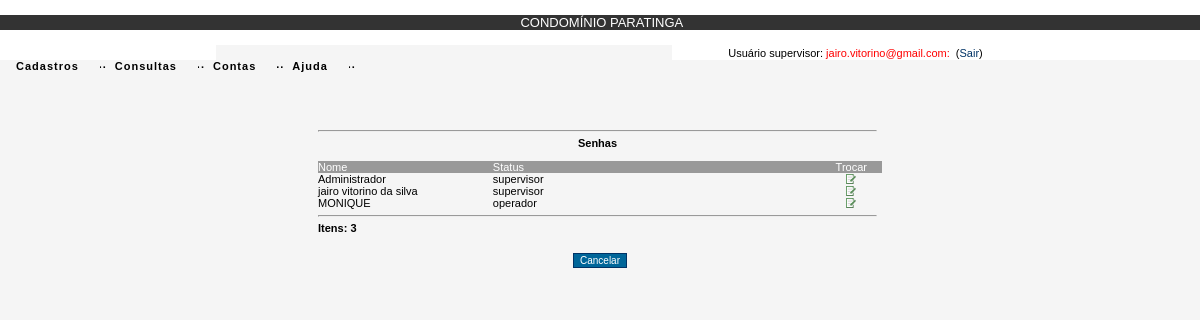
/senha_lista.php (signed in), run on an earlier commit of the app's database.
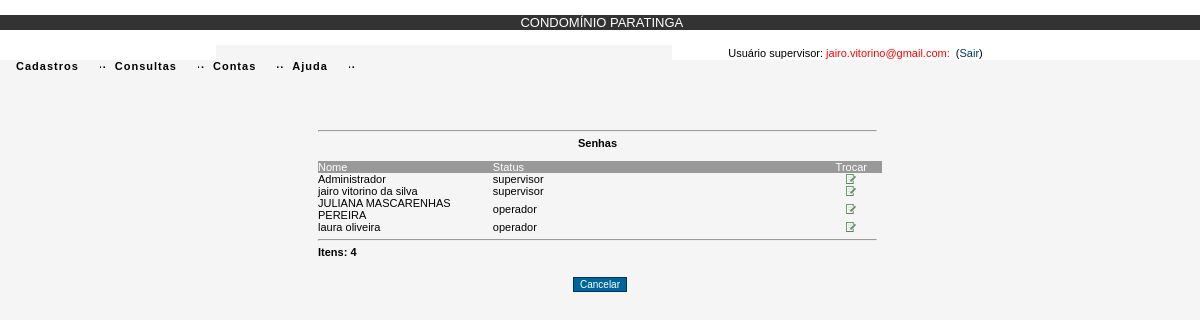
And on a later commit of the database.
### tables this page shows
CREATE TABLE IF NOT EXISTS `usuarios` (
  `id_usuario` int(11) NOT NULL AUTO_INCREMENT,
  `nm_usuario` varchar(50) NOT NULL,
  `nu_cpf` varchar(11) NOT NULL,
  `nm_login` varchar(50) NOT NULL,
  `nm_senha` varchar(60) NOT NULL,
  `st_usuario` int(11) NOT NULL,
  `nu_ip` varchar(50) NOT NULL,
  `id_sexo` varchar(1) NOT NULL,
  `nu_lote` varchar(2) NOT NULL,
  `nm_quadra` varchar(1) NOT NULL,
  `nu_telefone` varchar(20) NOT NULL,
  `id_status` int(11) NOT NULL DEFAULT '3',
  `dt_cadastro` date NOT NULL,
  PRIMARY KEY (`id_usuario`),
  KEY `id_status` (`id_status`)
);

CREATE TABLE IF NOT EXISTS `status` (
  `id_status` int(11) NOT NULL AUTO_INCREMENT,
  `nm_status` varchar(50) NOT NULL,
  PRIMARY KEY (`id_status`)
);

### senha_lista.php (the view, shortened to what this page needs)
<?php
 include "cabecalho/cabecalho.php";
  $login_paratinga = @$_SESSION['login_paratinga'];
 if ($login_paratinga){
 ?>
<html>
<head>
</head>
<link rel="stylesheet" href="css/filadelfia.css" type="text/css">
<body bgcolor="#F5F5F5" onLoad="javascript:caixas()">
<table width="47%" border="0" cellspacing="0" cellpadding="0" align="center">
    <tr>
      <td colspan="5" class="labelCentro">&nbsp;</td>
    </tr>
    <tr>
      <td colspan="5" class="labelCentro">&nbsp;</td>
    </tr>
    <tr>
      <td colspan="5" class="labelCentro">&nbsp;</td>
    </tr>
    <tr>
      <td colspan="5" class="labelCentro">&nbsp;</td>
    </tr>
    <tr>
      <td colspan="5" class="labelCentro"><hr></td>
    </tr>
    <tr>
      <td colspan="5" class="labelCentro"><strong>Senhas</strong></td>
    </tr>
    <tr>
      <td colspan="5" class="labelEsquerda">&nbsp;</td>
    </tr>
  <tr bgcolor="#999999">
    <td width="31%" class="labelEsquerda"><font color="#FFFFFF">Nome</font></td>
    <td width="47%" class="labelEsquerda"><font color="#FFFFFF">Status</font></td>
    <td width="12%" class="labelCentro">&nbsp;</td>
    <td width="10%" class="labelCentro"><font color="#FFFFFF">Trocar</font></td>
  </tr>
  <?php
 if ($login_paratinga == 'admin'){
  $sql = mysql_query("SELECT * FROM usuarios, status WHERE usuarios.id_status <> 5 AND usuarios.id_status = status.id_status ORDER BY nm_usuario");
  $row = mysql_num_rows($sql);
  } else {
  $sql = mysql_query("SELECT id_usuario,nm_usuario,nm_status FROM usuarios, status
  WHERE usuarios.id_status = status.id_status
  ORDER BY nm_usuario");
  $row = mysql_num_rows($sql);
 }
    for ( $i=0; $i < $row; $i++ ){
  $id_usuario= mysql_result($sql, $i, "id_usuario");
   $nm_usuario = mysql_result($sql, $i, "nm_usuario");
   $nm_status = mysql_result($sql, $i, "nm_status");
  ?>
  <tr onMouseOver="move_i(this)" onMouseOut="move_o(this)">
    <td class="labelEsquerda"><?php echo $nm_usuario;?></td>
    <td class="labelEsquerda"><?php echo $nm_status;?></td>
    <td class="labelCentro">&nbsp;</td>
    <td class="labelCentro"><a href="controller/usuario_controller.php?abrirSenha=abrirSenha&id_usuario=<?php echo $id_usuario;?>">
      <img src="img/insert.gif" width="10" height="10"></a></td>
  </tr>
  <?php } ?>
  <tr>
    <td colspan="4" class="labelCentro"><hr></td>
  </tr>
  <tr>
    <td class="labelEsquerda"><strong>Itens:&nbsp;<?php echo $i;?></strong></td>
    <td colspan="2" class="labelEsquerda">&nbsp;</td>
    <td class="labelCentro">&nbsp;</td>
  </tr>
</table>
<p align="center">
  <input name="volta" type="button" id="volta" value="Cancelar" onClick="javascript:cancelar('controller/cancela_controller.php?cancelarOperacao=cancelarOperacao')" />
</p>
</body>
<?php
} else {
 include "rodape/rodape.php";
 }
 ?>
</html>

What changed in the data, as far as the page shows it:
removed usuarios: nm_usuario "MONIQUE", id_status.nm_status "operador"
added usuarios: nm_usuario "JULIANA MASCARENHAS PEREIRA", id_status.nm_status "operador"
added usuarios: nm_usuario "laura oliveira", id_status.nm_status "operador"
Also different on the page:
$i: "3" → "4"
